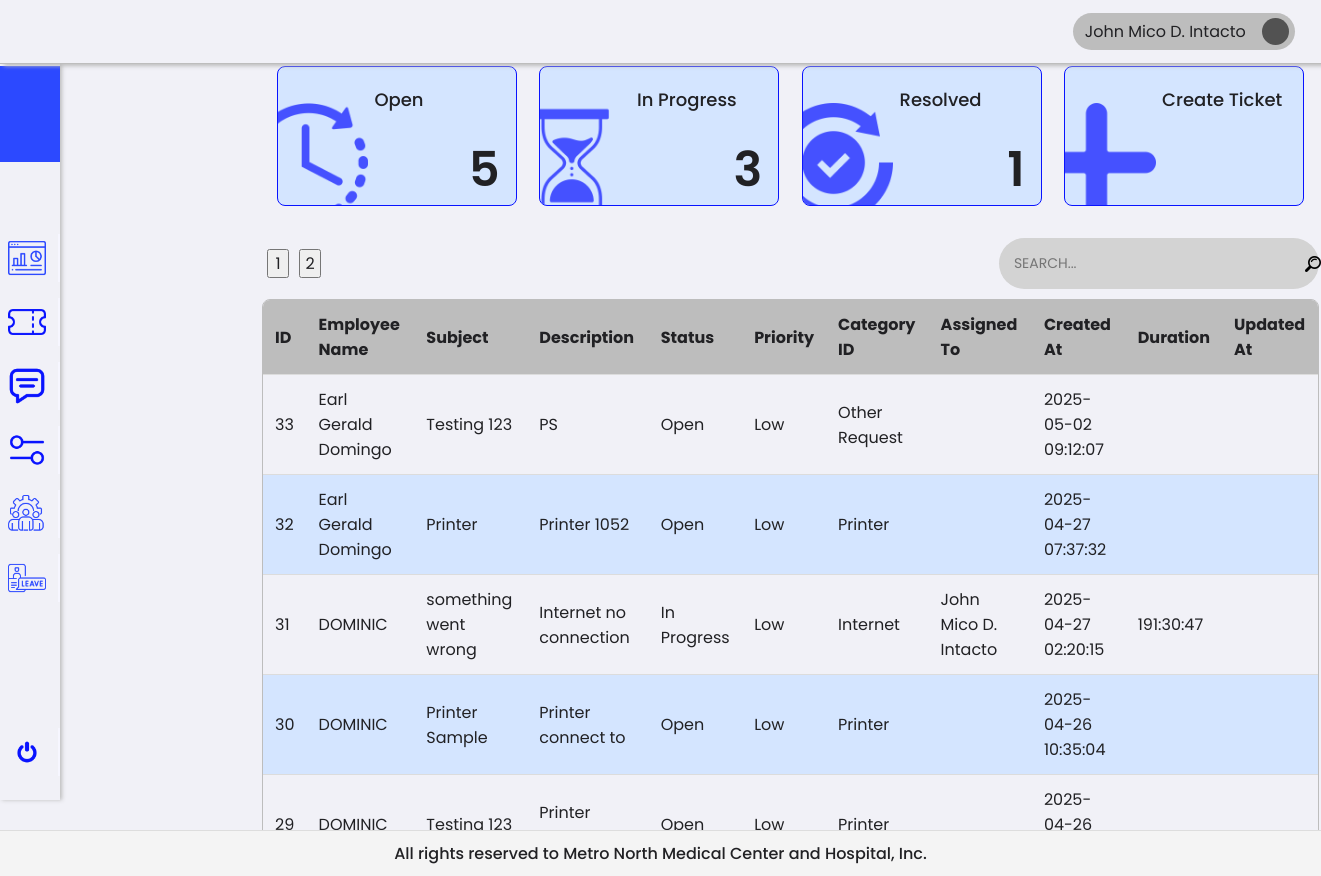
/1/hrAdmin/ticket.php (signed in), run on the app's committed database.
### tables this page shows
CREATE TABLE `tickets` (
  `id` int(11) NOT NULL,
  `employee_id` int(11) NOT NULL,
  `subject` varchar(255) NOT NULL,
  `description` text NOT NULL,
  `status` enum('Open','In Progress','Resolved','Closed') DEFAULT 'Open',
  `priority` enum('Low','Medium','High') DEFAULT 'Low',
  `category_id` int(11) NOT NULL,
  `assigned_to` int(11) DEFAULT NULL,
  `created_at` timestamp NOT NULL DEFAULT current_timestamp(),
  `start_at` timestamp NULL DEFAULT NULL,
  `updated_at` timestamp NULL DEFAULT NULL,
  `leave_type_id` int(11) DEFAULT NULL,
  `leave_request_id` int(11) DEFAULT NULL
);

CREATE TABLE `users` (
  `id` int(11) NOT NULL,
  `name` varchar(255) NOT NULL,
  `email` varchar(255) NOT NULL,
  `password` varchar(255) NOT NULL,
  `role` enum('Employee','HR','HR HEAD','Admin','Super Admin') NOT NULL,
  `department` varchar(255) DEFAULT NULL,
  `status` enum('Active','Inactive') NOT NULL,
  `created_at` timestamp NOT NULL DEFAULT current_timestamp()
);

CREATE TABLE `categories` (
  `id` int(11) NOT NULL,
  `name` varchar(255) NOT NULL
);

### 0/includes/platesCount.php (called while the page is built, shortened)
<?php
try {
    require 'db.php';
    $statusCounts = [
        'Open' => 0,
        'In Progress' => 0,
        'Resolved' => 0
    ];
    $sql = "SELECT status, COUNT(*) AS count FROM tickets WHERE status IN ('Open', 'In Progress', 'Resolved') GROUP BY status";
    $stmt = $pdo->query($sql);
    $results = $stmt->fetchAll(PDO::FETCH_ASSOC);
    foreach ($results as $row) {
        $statusCounts[$row['status']] = $row['count'];
    }
} catch (PDOException $e) {
    die("Database connection failed: " . $e->getMessage());
}

### 0/includes/adminTableQuery.php (called while the page is built, shortened)
<?php
try {
    require 'db.php';
    require 'platesCount.php';
    $sql = "SELECT
                t.id,
                e.name AS employee_name,
                 e.department AS assigned_department,
                t.subject,
                t.description,
                t.status,
                t.priority,
                c.name AS category_name,
                a.name AS assigned_to_name,
                t.created_at,
                t.start_at,
                t.updated_at
            FROM tickets t
            LEFT JOIN users e ON t.employee_id = e.id
            LEFT JOIN users a ON t.assigned_to = a.id
            LEFT JOIN categories c ON t.category_id = c.id
            ORDER BY t.created_at DESC";
    $stmt = $pdo->prepare($sql);
    $stmt->execute();
    $tickets = $stmt->fetchAll(PDO::FETCH_ASSOC);
} catch (PDOException $e) {
    die("Database connection failed: " . $e->getMessage());
}

### 1/hrAdmin/ticket.php (the view, shortened to what this page needs)
<?php
require_once '../../0/includes/employeeTicket.php';
require_once '../../0/includes/adminTableQuery.php';
?>
<!DOCTYPE html>
<html lang="en">
<head>
    <link rel="stylesheet" href="../../assets/css/framework.css">
</head>
<body>
    <div class="container">
        <div class="sideNav">
            <div class="sideNavLogo img-cover"></div>
            <div class="navBtn">
                <div class="navBtnIcon img-contain" style="background-image: url(../../assets/images/icons/dashboard.png);"></div>
            </div>
            <div class="navBtn">
                <div class="navBtnIcon img-contain" style="background-image: url(../../assets/images/icons/ticket.png);"></div>
            </div>
            <div class="navBtn">
                <div class="navBtnIcon img-contain" style="background-image: url(../../assets/images/icons/chat.png);"></div>
            </div>
            <div class="navBtn">
                <div class="navBtnIcon img-contain" style="background-image: url(../../assets/images/icons/settings.png);"></div>
            </div>
            <div class="navBtn">
                <div class="navBtnIcon img-contain" style="background-image: url(../../assets/images/icons/management.png);"></div>
            </div>
            <div class="navBtn">
                <div class="navBtnIcon img-contain" style="background-image: url(../../assets/images/icons/leave.png);"></div>
            </div>
            <div class="navBtn">
                <div class="navBtnIcon img-contain" style="background-image: url(../../assets/images/icons/switch.png);"></div>
            </div>
        </div>
        <div class="content">
            <div class="topNav">
                <div class="account">
                    <div class="accountName">John Doe</div>
                    <div class="accountIcon img-contain"></div>
                </div>
            </div>
            <div class="row plateRow">
                <div class="col plate" id="plate1" data-status="Open">
                    <div class="plateIcon" style="background-image: url(../../assets/images/icons/time-left.png);"></div>
                    <div class="plateContent">
                        <div class="plateTitle">Open</div>
                        <div class="plateValue"><?= htmlspecialchars($statusCounts['Open']) ?></div>
                    </div>
                </div>
                <div class="col plate" id="plate2" data-status="In Progress">
                    <div class="plateIcon" style="background-image: url(../../assets/images/icons/hourglass.png);"></div>
                    <div class="plateContent">
                        <div class="plateTitle">In Progress</div>
                        <div class="plateValue"><?= htmlspecialchars($statusCounts['In Progress']) ?></div>
                    </div>
                </div>
                <div class="col plate" id="plate3" data-status="Resolved">
                    <div class="plateIcon" style="background-image: url(../../assets/images/icons/ethics.png);"></div>
                    <div class="plateContent">
                        <div class="plateTitle">Resolved</div>
                        <div class="plateValue"><?= htmlspecialchars($statusCounts['Resolved']) ?></div>
                    </div>
                </div>
                <div class="col plate" id="plate4">
                    <div class="plateIcon" style="background-image: url(../../assets/images/icons/add.png);"></div>
                    <div class="plateContent">
                        <div class="plateTitle">Create Ticket</div>
                        <div class="plateValue"></div>
                    </div>
                </div>
            </div>
            <div class="pagination-wrapper">
                <div class="pagination">
                <div id="paginationControls" class="mt-3"></div>
                </div>
                <div class="search-container">
                    <input type="text" id="searchInput" placeholder="SEARCH..." class="search-input">
                    <div class="search-icon">
                        <img src="../../assets/images/icons/search.png" alt="Search">
                    </div>
                </div>
            </div>
            <div class="tableContainer">
                <table id="ticketTable">
                    <thead>
                        <tr>
                            <th>ID <i class="fas fa-sort"></i></th>
                            <th>Employee Name <i class="fas fa-sort"></i></th>
                            <th>Subject <i class="fas fa-sort"></i></th>
                            <th>Description <i class="fas fa-sort"></i></th>
                            <th>Status <i class="fas fa-sort"></i></th>
                            <th>Priority <i class="fas fa-sort"></i></th>
                            <th>Category ID <i class="fas fa-sort"></i></th>
                            <th>Assigned To <i class="fas fa-sort"></i></th>
                            <th>Created At <i class="fas fa-sort"></i></th>
                            <th>Duration <i class="fas fa-sort"></i></th>
                            <th>Updated At <i class="fas fa-sort"></i></th>
                        </tr>
                    </thead>
                    <tbody>
                        <?php if (!empty($tickets)): ?>
                            <?php foreach ($tickets as $ticket): ?>
                                <tr data-id="<?= htmlspecialchars($ticket['id']) ?>"
                                    data-status="<?= htmlspecialchars($ticket['status']) ?>"
                                    data-priority="<?= htmlspecialchars($ticket['priority']) ?>"
                                    data-category="<?= htmlspecialchars($ticket['category_name']) ?>"
                                    data-assigned-name="<?= htmlspecialchars($ticket['assigned_to_name']) ?>"
                                    data-created-at="<?= htmlspecialchars($ticket['created_at']) ?>"
                                    data-start-at="<?= htmlspecialchars($ticket['start_at']) ?>"
                                    data-updated-at="<?= htmlspecialchars($ticket['updated_at']) ?>">
                                    <td><?= htmlspecialchars($ticket['id']) ?></td>
                                    <td><?= htmlspecialchars($ticket['employee_name']) ?></td>
                                    <td><?= htmlspecialchars($ticket['subject']) ?></td>
                                    <td><?= htmlspecialchars($ticket['description']) ?></td>
                                    <td><?= htmlspecialchars($ticket['status']) ?></td>
                                    <td><?= htmlspecialchars($ticket['priority']) ?></td>
                                    <td><?= htmlspecialchars($ticket['category_name']) ?></td>
                                    <td><?= htmlspecialchars($ticket['assigned_to_name']) ?></td>
                                    <td><?= htmlspecialchars($ticket['created_at']) ?></td>
                                    <td class="timer-cell" data-start-at="<?= htmlspecialchars($ticket['start_at']) ?>"></td>
                                    <td><?= htmlspecialchars($ticket['updated_at']) ?></td>
                                </tr>
                            <?php endforeach; ?>
                        <?php else: ?>
                            <tr>
                                <td colspan="10" style="text-align: center;">No tickets found</td>
                            </tr>
                        <?php endif; ?>
                    </tbody>
                </table>
            </div>
        </div>
    </div>
    <footer class="footer-messages">
        <p>All rights reserved to Metro North Medical Center and Hospital, Inc.</p>
    </footer>
</body>
</html>

### assets/css/framework.css (style rules this page uses)
:root { --white: #f6f6ff; --neutral-100: #f1f1f7; --neutral-200: #dcdcdc; --neutral-300: #bdbdbd; --neutral-400: #989898; --neutral-500: #7c7c7c; --neutral-600: #656565; --neutral-700: #525252; --neutral-800: #464646; --neutral-900: #3d3d3d; --neutral-950: #292929; --black: #212124; --primary-50: #e7f2ff; --primary-100: #d4e5ff; --primary-200: #b2cdff; --primary-300: #83abff; --primary-400: #537aff; --primary-500: #2c49ff; --primary-600: #0913ff; --primary-700: #0008ff; --primary-800: #040ecf; --primary-900: #0c158a; --primary-950: #080b5e; --secondary-50: #fefaec; --secondary-100: #fbf1ca; --secondary-200: #f8e38f; --secondary-300: #f3cb45; --secondary-400: #f1bc2e; --secondary-500: #ea9c16; --secondary-600: #cf7710; --secondary-700: #ac5511; --secondary-800: #8c4214; --secondary-900: #733614; --secondary-950: #421b06; --danger: #c53d3d; --danger-highlight: #ff6161; --warning: #eebf68; --approve: #89dc79; --fast: 128ms; --normal: 256ms; --slow: 512ms; }
* { margin: 0; padding: 0;; box-sizing: border-box;; font-family: 'Poppins', sans-serif; font-size: 16px; color: var(--black); cursor: default; }
body { display: flex; flex-direction: column; background-color: var(--neutral-100); }
.col { display: flex; flex-direction: column; }
.row { display: flex; flex-direction: row; }
.container { display: flex; flex-direction: column; align-items: center; justify-content: center; }
.sideNavLogo { height: 96px; width: 100%; background-color: var(--primary-500); margin: 50px 0 64px 0; }
.sideNav { position: fixed; left: 0; top: 0; z-index: 990; display: flex; flex-direction: column; width: 220px; height: 100vh; border-color: var(--primary-400); background-color: var(--neutral-100); box-shadow: 2px 0 4px 0 var(--neutral-300); padding: 16px 0; }
.sideNav >.navBtn:last-child { margin-top: auto; }
.navBtn { position: relative; display: flex; flex-direction: row; align-items: center; height: 48px; width: 100%; border: none; margin: 8px 0; padding: 0 8px 0 8px; gap: 12px; cursor: pointer; transition: var(--fast); border-right: 2px solid var(--white); }
.navBtn > * { cursor: pointer; }
.navBtnIcon { display: flex; justify-content: center; align-items: center; height: 80%; aspect-ratio: 1/1; }
.sideNav { transition: width 0.3s ease; }
.topNav { position: fixed; top: 0; left: 0; display: flex; flex-direction: row; align-items: center; justify-content: flex-end; padding: 0 clamp(4px, 2%, 36px) 0 0; height: 64px; border-bottom: 1px solid var(--neutral-300); background-color: var(--neutral-100); box-shadow: 4px 2px 4px 0 var(--neutral-300); z-index: 9999; width: 100%; }
.account { display: flex; flex-direction: row; align-items: center; gap: 16px; cursor: pointer; height: 60%; background-color: var(--neutral-300); padding: 4px 6px 4px 12px; border-radius: 999px; cursor: pointer; }
.account > * { cursor: pointer; }
.accountIcon { background-color: var(--neutral-700); height: 90%; aspect-ratio: 1/1; border-radius: 50%; }
.img-contain { background-size: contain; background-position: center center; background-repeat: no-repeat; }
.img-cover { background-size: cover; background-position: center center; background-repeat: no-repeat; }
.plateRow { flex-wrap: wrap; justify-content: space-evenly; gap: 8px; margin: 0 0 32px 0; }
.plate { position: relative; width: 240px; height: 140px; padding: 8px; background-color: var(--primary-100); display: flex; justify-content: center; align-items: center; font-size: 24px; font-weight: 600; border-radius: 8px; overflow: hidden; cursor: pointer !important; border: 1px solid var(--primary-600); }
.plateIcon { position: absolute; top: 26%; left: -12%; width: 50%; aspect-ratio: 1/1; background-position: center center; background-repeat: no-repeat; background-size: cover; cursor: pointer; opacity: 0.7; }
.plateContent { display: flex; flex-direction: column; align-items: center; gap: 8px; color: white; width: 60%; height: 100%; align-self: flex-end; padding: 5% 0; cursor: pointer; }
.plateTitle { font-size: 18px; font-weight: 500; width: 100%; min-height: 32px; cursor: pointer; }
.plateValue { font-size: 48px; font-weight: 600; width: 100%; min-height: 32px; text-align: end; padding: 8px; cursor: pointer; }
.tableContainer { overflow-x: auto; }
table { overflow-x: auto; }

### data on the page
tickets: id "33", employee.name "Earl Gerald Domingo", subject "Testing 123", description "PS", status "Open", priority "Low", category.name "Other Request", created_at "2025-05-02 09:12:07"
tickets: id "32", employee.name "Earl Gerald Domingo", subject "Printer", description "Printer 1052", status "Open", priority "Low", category.name "Printer", created_at "2025-04-27 07:37:32"
tickets: id "31", employee.name "DOMINIC", subject "something went wrong", description "Internet no connection", status "In Progress", priority "Low", category.name "Internet", assigned_to.name "John Mico D. Intacto", created_at "2025-04-27 02:20:15"
tickets: id "30", employee.name "DOMINIC", subject "Printer Sample", description "Printer connect to", status "Open", priority "Low", category.name "Printer", created_at "2025-04-26 10:35:04"
tickets: id "29", employee.name "DOMINIC", subject "Testing 123", description "Printer…", status "Open", priority "Low", category.name "Printer", created_at "2025-04-26…"

### other printed values
$statusCounts['Open'] "5"
$statusCounts['In Progress'] "3"
$statusCounts['Resolved'] "1"
